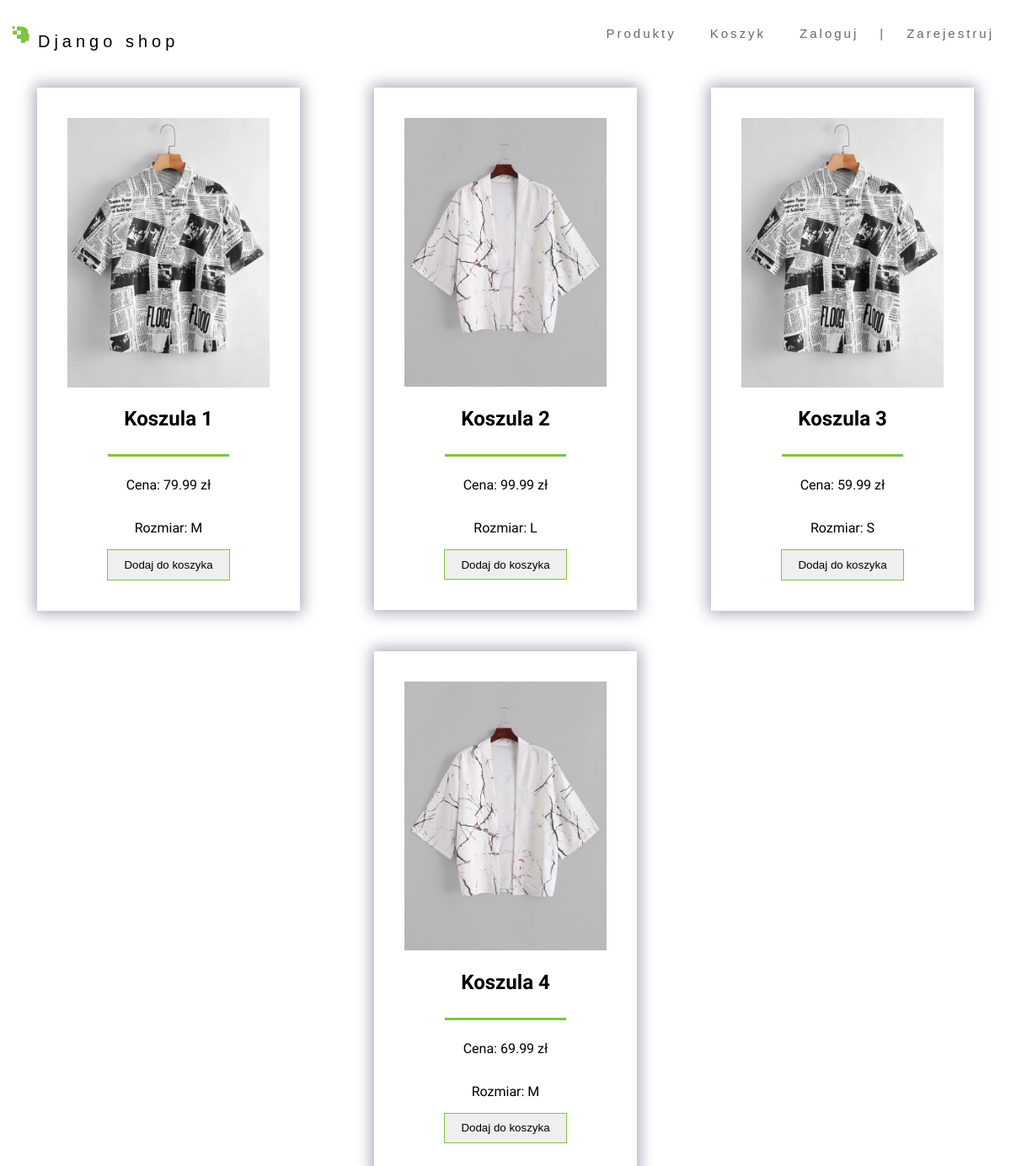
Screenshot of /products/ with the database file from the repository.
### shop/models.py (models this page shows, shortened)
class Product(models.Model):
    class SizeEnum(models.TextChoices):
        S = "S"
        M = "M"
        L = "L"
    name = models.CharField(max_length=200, null=True)
    price = models.FloatField()
    size = models.CharField(max_length=2, choices = SizeEnum.choices, default=SizeEnum.M)
    image = models.ImageField(null=True, blank=True)
    @property
    def imageURL(self):
        try:
            self.url = self.image.url
        except:
            self.url = ''
        return self.url

### shop/views.py (the view)
# urls.py: path('products/', views.products, name="products"),
def products(request):
    data = cartData(request)
    cartItems = data['cartItems']
    order = data['order']
    items = data['items']
    products = Product.objects.all()
    context = {'products': products, 'cartItems': cartItems}
    return render(request, 'shop/products.html', context)

### shop/utils.py (called while the page is built, shortened)
def cookieCart(request):
	try:
		cart = json.loads(request.COOKIES['cart'])
	except:
		cart = {}
		print('CART:', cart)
	items = []
	order = {'get_cart_total':0, 'get_cart_items':0}
	cartItems = order['get_cart_items']
	return {'cartItems':cartItems ,'order':order, 'items':items}

def cartData(request):
	if request.user.is_authenticated:
		customer = request.user.customer
		order, created = Order.objects.get_or_create(customer=customer, complete=False)
		items = order.orderitem_set.all()
		cartItems = order.get_cart_items
	else:
		cookieData = cookieCart(request)
		cartItems = cookieData['cartItems']
		order = cookieData['order']
		items = cookieData['items']
	return {'cartItems': cartItems, 'order': order, 'items': items}

### shop/templates/shop/products.html
{% extends 'shop/index.html' %}
{% load static %}
{% block css %}
    <link rel="stylesheet" href="{% static 'css/products.css' %}">
{% endblock css %}
{% block content %}
	<section class="products-container">
		{% for product in products %}
		<div class="product">
            <a data-product="{{ product.id }}" href="{% url 'single' product.id %}"><img src="{{ product.imageURL }}"/></a>
			<h1>{{ product.name }}</h1>
			<hr>
			<p>Cena: {{ product.price | floatformat:2 }} zł</p>
			<p>Rozmiar: {{ product.size }}</p>
			<button class="btn update-button" data-product={{product.id}} data-action="add">Dodaj do koszyka</button>
		</div>
		{% endfor %}
	</section>
{% endblock content %}

### static/css/style.css (style rules this page uses)
* { padding: 0; text-decoration: none; }
body, html { height: 100%; margin: 0; font-family: 'Albert Sans', sans-serif; max-width: 100%; overflow-x: hidden; background-color: white; }

### static/css/products.css (style rules this page uses)
.products-container { min-height: 100vh; display: flex; align-items: center; flex-wrap: wrap; justify-content: space-around; align-items: center; margin-top: 10vh; }
.product { box-shadow: 0px 0px 17px 3px rgb(165, 166, 182); margin: 2%; padding: 3%; width: 20%; display: flex; justify-content: space-around; align-items: center; flex-direction: column; }
.product hr { height: 3px; width: 60%; background: #80c342; border: none; outline: 0; }
.product img { width: 20vw; }
.btn { padding: 4% 8% 4% 8%; border: none; color: black; cursor: pointer; transition: .3s; border:solid 1px #80C342; }

### rows the page displays
Product: imageURL (picture), name "Koszula 1", price "79.99", size "M"
Product: imageURL (picture), name "Koszula 2", price "99.99", size "L"
Product: imageURL (picture), name "Koszula 3", price "59.99", size "S"
Product: imageURL (picture), name "Koszula 4", price "69.99", size "M"
